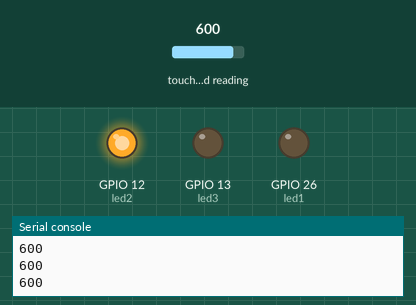
Bench run of a program on a simulated ESP32 board running MicroPython. Parts: output pins drawn as LEDs (lit = HIGH), the last lines printed to the serial console. Inputs (shaded band) come from the test bench; at power-on: touch-pad reading 600.

Above: at 1.2 s.
1.3 s: touch-pad reading set to 135
3.2 s: touch-pad reading set to 118
At 4.8 s:
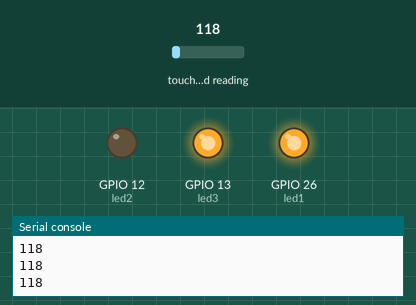
6.2 s: touch-pad reading set to 212
At 7.3 s:
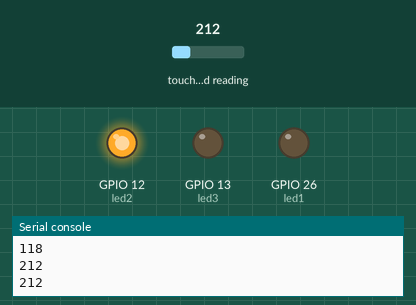
8.0 s: touch-pad reading set to 63
At 8.9 s:
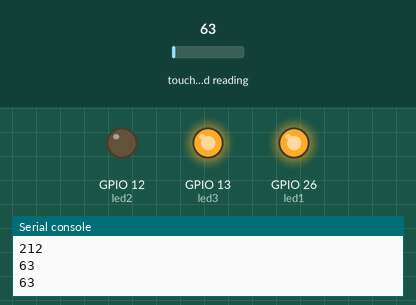
Timing chart, 0 to 12.0 s (numbered marks = the images above; inputs shaded):
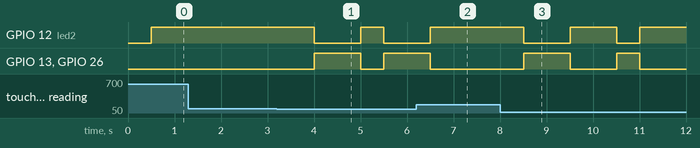

The program:

3_1.py
```python
# IMPORTS
from machine import TouchPad, Pin
from time import sleep_ms, ticks_ms

# OBJECTS
touch1 = TouchPad(Pin(0, Pin.IN))

led1 = Pin(26, Pin.OUT)
led2 = Pin(12, Pin.OUT)
led3 = Pin(13, Pin.OUT)

# VARIABLES
start_time = ticks_ms()
treshold_miliseconds = 500

# PROGRAMME
while True:
    print(touch1.read())
    t_value = touch1.read()
    sleep_ms(500)
    if t_value < 130:
        if ticks_ms() - start_time > treshold_miliseconds:
            led1.value(not led1.value())
            led2.value(not led2.value())
            led3.value(not led3.value())
            start_time = ticks_ms()
    else:
        led1.off()
        led2.on()
        led3.off()
```

Measured:
- the behaviour switches between 130 and 129 on touch-pad reading (found by bisection; images 0 and 1)
- after the input at 3.2 s, GPIO 12 (led2): HIGH → LOW after 0.80 s, → HIGH 1.0 s later, → LOW 0.50 s later; GPIO 13 (led3), GPIO 26 (led1): LOW → HIGH after 0.80 s, → LOW 1.0 s later, → HIGH 0.50 s later
- after the input at 6.2 s, GPIO 12 (led2): goes on until 6.5 s, then stays HIGH; GPIO 13 (led3), GPIO 26 (led1): goes on until 6.5 s, then stays LOW
- after the input at 8.0 s, GPIO 12 (led2): HIGH → LOW after 0.51 s, → HIGH 1.0 s later, → LOW 1.0 s later, → HIGH 0.50 s later; GPIO 13 (led3), GPIO 26 (led1): LOW → HIGH after 0.51 s, → LOW 1.0 s later, → HIGH 1.0 s later, → LOW 0.50 s later
